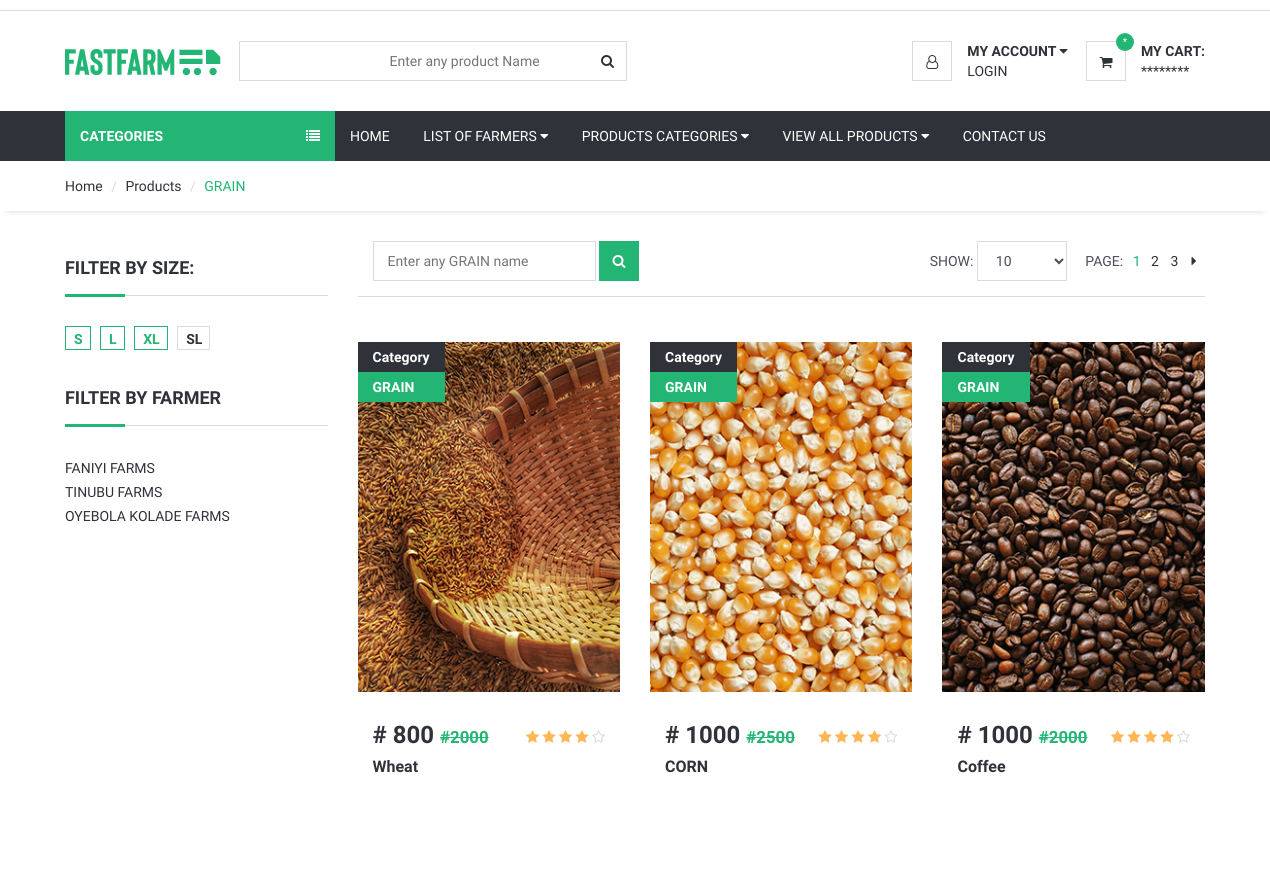
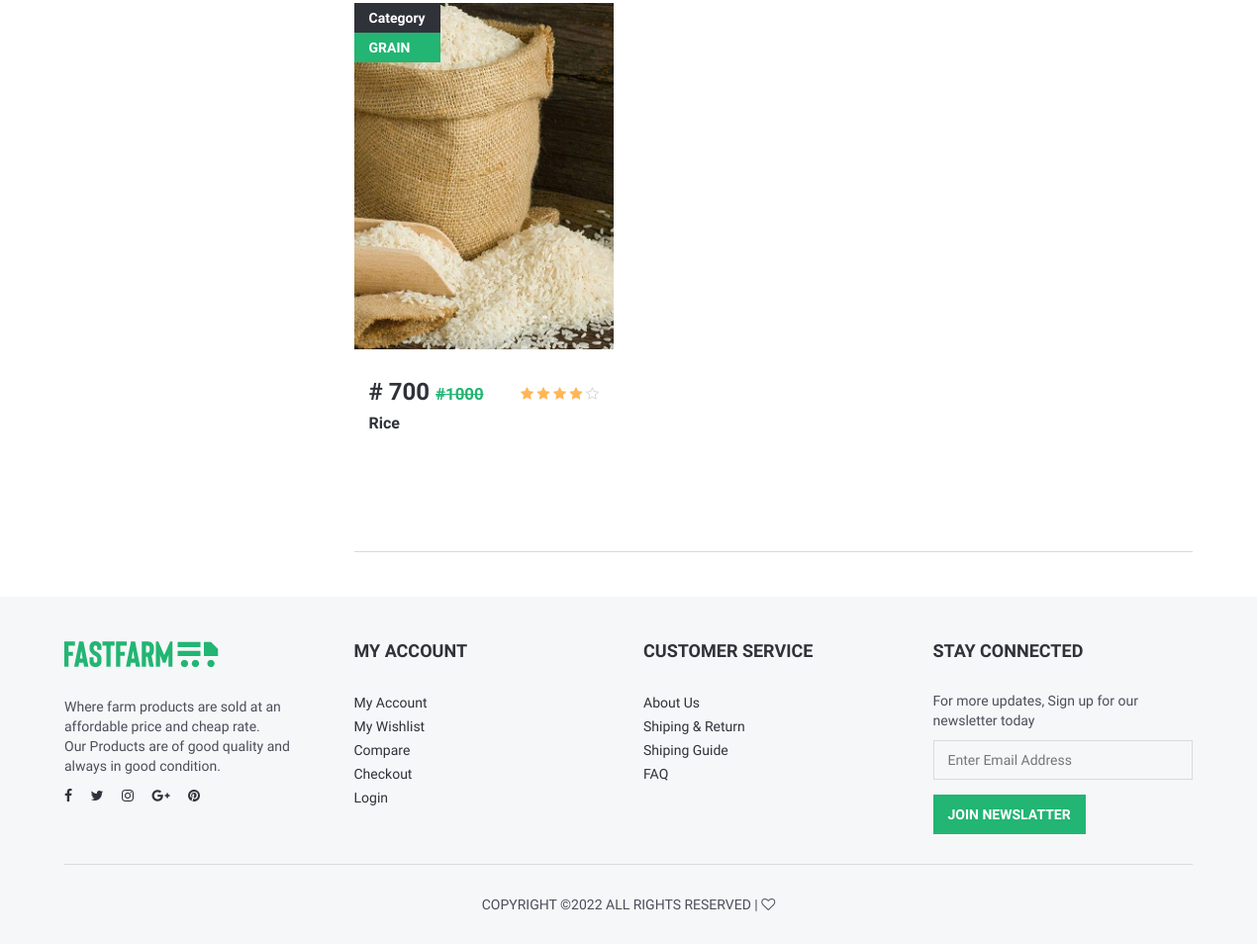
Page /userend/grains.php on the committed database (2 pictures, top to bottom).
### tables this page shows
CREATE TABLE `farmersprofile` (
  `id` int(100) NOT NULL,
  `farm_name` varchar(100) NOT NULL,
  `ceo_name` varchar(100) NOT NULL,
  `address` varchar(100) NOT NULL,
  `phoneno` varchar(100) NOT NULL,
  `email` varchar(100) NOT NULL,
  `area_of_specialization` varchar(100) NOT NULL,
  `image` varchar(100) NOT NULL
);

CREATE TABLE `products` (
  `id` int(100) NOT NULL,
  `farm_name` varchar(100) NOT NULL,
  `product_code` varchar(100) NOT NULL,
  `product_name` varchar(100) NOT NULL,
  `category` varchar(100) NOT NULL,
  `price` varchar(100) NOT NULL,
  `formerprice` varchar(100) NOT NULL,
  `size` varchar(100) NOT NULL,
  `quantity` varchar(100) NOT NULL,
  `receive_date` varchar(100) NOT NULL,
  `expiry_date` varchar(100) NOT NULL,
  `product_category` varchar(100) NOT NULL,
  `description` varchar(10000) NOT NULL,
  `image` varchar(100) NOT NULL
);

### userend/grains.php (the view, shortened to what this page needs)
<?php
include ('header.php');
include ('category.php');
?>
	<div id="breadcrumb">
		<div class="container">
			<ul class="breadcrumb">
				<li><a href="index.php">Home</a></li>
				<li><a href="#">Products</a></li>
				<li class="active">GRAIN</li>
			</ul>
		</div>
	</div>
	<div class="section">
		<div class="container">
			<div class="row">
				<div id="aside" class="col-md-3">
					<div class="aside">
						<h3 class="aside-title">Filter By Size:</h3>
						<ul class="size-option">
							<li class="active"><a href="#">S</a></li>
							<li class="active"><a href="#">L</a></li>
							<li class="active"><a href="#">XL</a></li>
							<li><a href="#">SL</a></li>
						</ul>
					</div>
				<div class="aside">
						<h3 class="aside-title">Filter by farmer</h3>
						<ul class="list-links">
							<?php
		require_once "connection.php";
		$select_stmt=$db->prepare("SELECT * FROM farmersprofile");
		$select_stmt->execute();
		while($row=$select_stmt->fetch(PDO::FETCH_ASSOC))
		{
		?>
							<li><a href="#"><?php echo $row['farm_name']; ?></a></li>
							<?php
		}
		?>
						</ul>
					</div>
				</div>
				<div id="main" class="col-md-9">
					<div class="store-filter clearfix">
						<div class="pull-left">
							<div class="sort-filter">
								<input type="text" class="input" placeholder="Enter any GRAIN name">
							</div>
							<div class="row-filter">
								<a href="search.php" class="active"><i class="fa fa-search"></i></a>
							</div>
						</div>
						<div class="pull-right">
							<div class="page-filter">
								<span class="text-uppercase">Show:</span>
								<select class="input">
										<option value="0">10</option>
									</select>
							</div>
							<ul class="store-pages">
								<li><span class="text-uppercase">Page:</span></li>
								<li class="active">1</li>
								<li><a href="#">2</a></li>
								<li><a href="#">3</a></li>
								<li><a href="#"><i class="fa fa-caret-right"></i></a></li>
							</ul>
						</div>
					</div>
					<div id="store">
						<div class="row">
													<?php
		require_once "connection.php";
		$select_stmt=$db->prepare("SELECT * FROM products WHERE category='grain'");
		$select_stmt->execute();
		while($row=$select_stmt->fetch(PDO::FETCH_ASSOC))
		{
		?>
							<div class="col-md-4 col-sm-6 col-xs-6">
								<div class="product product-single">
									<div class="product-thumb">
										<div class="product-label">
											<span>Category</span>
											<span class="sale"><?php echo $row['category']; ?></span>
										</div>
									<img src="../admin/<?php echo $row['image']; ?>" alt="">
									</div>
									<div class="product-body">
										<h3 class="product-price">&#35; <?php echo $row['price']; ?> <del class="product-old-price">&#35;<?php echo $row['formerprice']; ?></del></h3>
										<div class="product-rating">
											<i class="fa fa-star"></i>
											<i class="fa fa-star"></i>
											<i class="fa fa-star"></i>
											<i class="fa fa-star"></i>
											<i class="fa fa-star-o empty"></i>
										</div>
											<h2 class="product-name"><a href="#"><?php echo $row['product_name']; ?></a></h2> <form class="form-submit">
										</form>
									</div>
								</div>
							</div>
		<?php
		}
		?>
							</div>
						</div>
					</div>
				</div>
			</div>
		</div>
<?php
include('footer.php');
?>

### userend/css/style.css (style rules this page uses)
body { font-family: 'Hind', sans-serif; color: #4A4E5A; overflow-x: hidden; }
h1, h2, h3, h4, h5, h6 { color: #30323A; margin: 0 0 10px; font-weight: 700; }
ul, ol { margin: 0; padding: 0; list-style: none }
.input { width: 100%; height: 40px; padding: 0px 15px; border: none; background-color: transparent; -webkit-box-shadow: 0px 0px 0px 1px #DADADA inset, 0px 0px 0px 5px transparent; box-shadow: 0px 0px 0px 1px #DADADA inset, 0px 0px 0px 5px transparent; -webkit-transition: 0.3s all; transition: 0.3s all; }
.list-links li>a { position: relative; display: inline-block; padding: 2px 0px; -webkit-transition: 0.3s all; transition: 0.3s all; }
.list-links li>a:before { content: "\f105"; position: absolute; left: 0px; font-family: FontAwesome; -webkit-transform: translateX(-10px); -ms-transform: translateX(-10px); transform: translateX(-10px); opacity: 0; visibility: hidden; -webkit-transition: 0.3s all; transition: 0.3s all; }
.section { padding-top: 30px; padding-bottom: 30px; }
#breadcrumb { -webkit-box-shadow: 0px 6px 6px -6px rgba(0, 0, 0, 0.175); box-shadow: 0px 6px 6px -6px rgba(0, 0, 0, 0.175); }
.breadcrumb { background-color: transparent; border: none; border-radius: 0px; padding: 15px 0px; margin: 0; }
.breadcrumb>.active { color: #22B573; }
.breadcrumb>li+li:before { color: #DADADA; }
.product .product-old-price { color: #22B573; font-size: 70%; }
.product .product-rating { display: inline-block; }
.product .product-rating>i { color: #FFB656; }
.product .product-rating>i.empty { color: #DADADA; }
.product .product-label>span { position: relative; display: inline-block; padding: 5px 15px; font-weight: 700; color: #FFF; background-color: #30323A; z-index: 22; }
.product .product-label>span.sale { background-color: #22B573; }
.product.product-single { margin-top: 15px; margin-bottom: 15px; -webkit-transition: 0.3s all; transition: 0.3s all; }
.product.product-single .product-thumb { position: relative; margin-bottom: 15px; }
.product.product-single .product-thumb>img { width: 100%; }
.product.product-single .product-thumb:after { content: ""; position: absolute; top: 0; left: 0; right: 0; bottom: 0; background-color: #FFF; opacity: 0; visibility: hidden; z-index: 0; -webkit-transition: 0.3s all; transition: 0.3s all; }
.product.product-single .product-label { position: absolute; left: 0; top: 0; }
.product.product-single .product-label>span { display: block; }
.product.product-single .product-body { padding: 15px; }
.product.product-single .product-price { display: inline-block; }
.product.product-single .product-rating { float: right; margin-top: 5px; }
.product.product-single .product-name { font-size: 16px; }
#aside .aside { margin-bottom: 30px; }
#aside .aside:last-child { margin-bottom: 0px; }
.aside .aside-title { position: relative; border-bottom: 1px solid #DADADA; text-transform: uppercase; padding-bottom: 15px; margin-bottom: 30px; margin-top: 15px; line-height: 24px; font-size: 18px; }
.aside .aside-title:after { content: ""; position: absolute; left: 0; bottom: -1.5px; height: 3px; width: 60px; background-color: #22B573; }
#store { margin-top: 15px; padding-top: 30px; border-top: 1px solid #DADADA; margin-bottom: 15px; padding-bottom: 30px; border-bottom: 1px solid #DADADA; }
.row-filter { display: inline-block; vertical-align: top; }
.row-filter>a { display: inline-block; height: 40px; width: 40px; line-height: 40px; text-align: center; color: #FFF; background-color: #30323A; -webkit-transition: 0.3s all; transition: 0.3s all; }
.row-filter>a.active { background-color: #22B573; }
.sort-filter { display: inline-block; margin-left: 15px; }
.page-filter select.input { width: 90px; }
.page-filter { display: inline-block; }
.store-pages { display: inline-block; margin-left: 15px; }
.store-pages li { display: inline-block; margin-right: 6px; }
.store-pages li a { display: block; min-width: 10px; text-align: center; }
.store-pages li.active { color: #22B573; }
.size-option>li { display: inline-block; margin-right: 6px; margin-bottom: 6px; vertical-align: top; }
.size-option>li:last-child { margin-right: 0px; }
.size-option>li>a { display: block; border: 1px solid #DADADA; font-weight: 700; padding: 2px 7px 0px 8px; }
.size-option>li.active a { color: #22B573; border-color: #22B573; }

### rows in the picture
farmersprofile: farm_name "FANIYI FARMS"
farmersprofile: farm_name "TINUBU FARMS"
farmersprofile: farm_name "OYEBOLA KOLADE FARMS"
products: category "GRAIN", image (picture), price "800", formerprice "2000", product_name "Wheat"
products: category "GRAIN", image (picture), price "1000", formerprice "2500", product_name "CORN"
products: category "GRAIN", image (picture), price "1000", formerprice "2000", product_name "Coffee"
products: category "GRAIN", image (picture), price "700", formerprice "1000", product_name "Rice"
